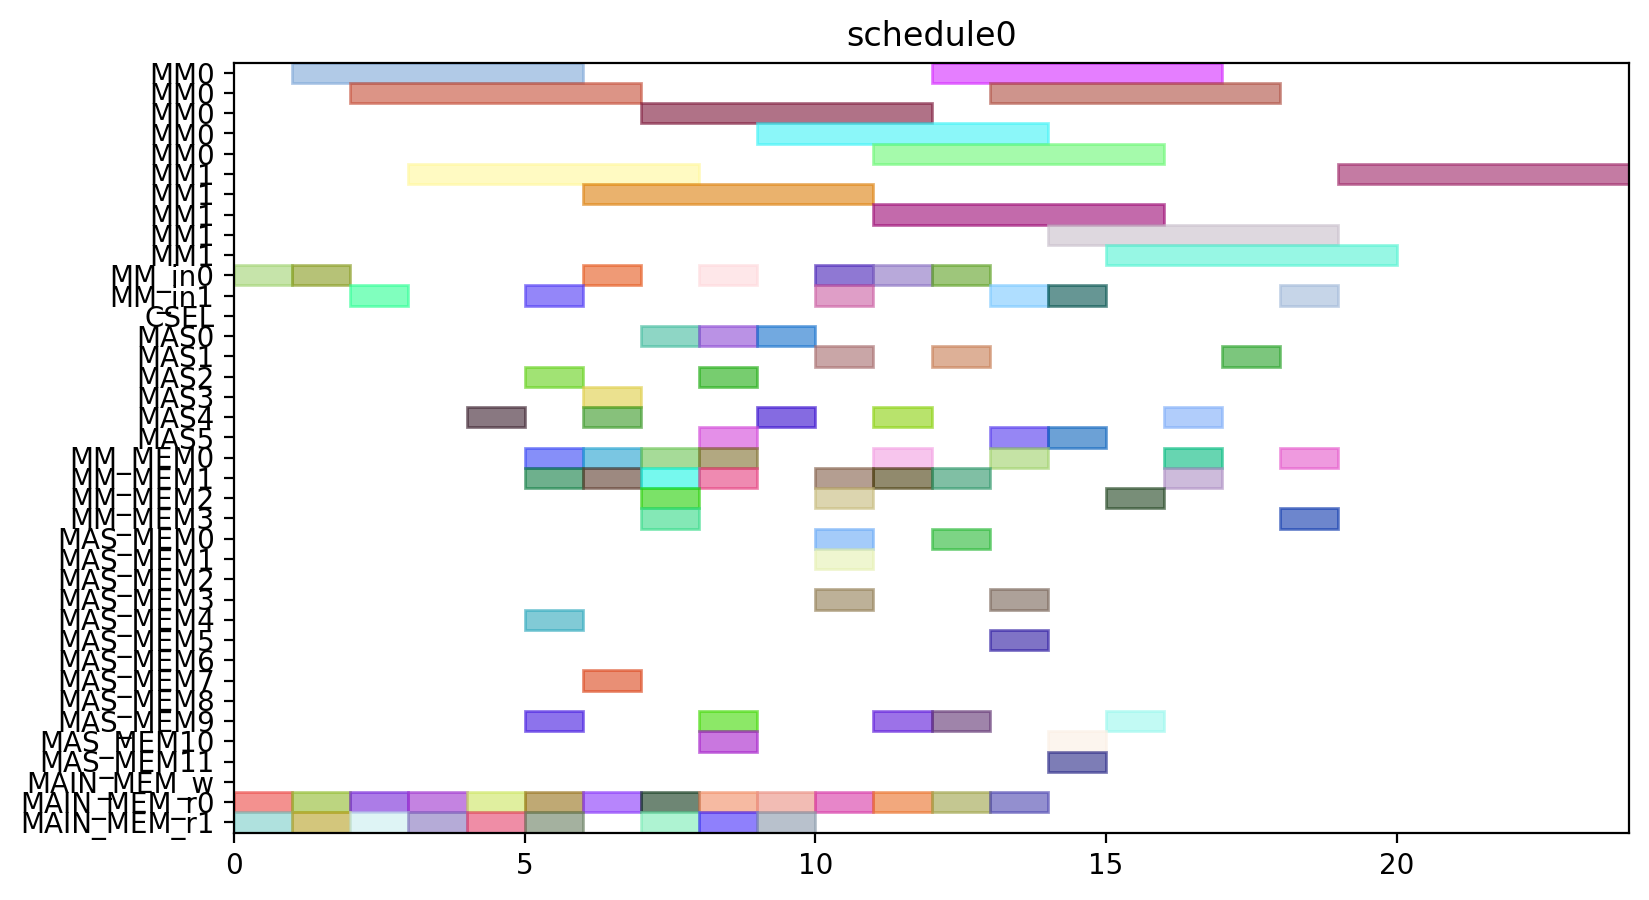

This figure's Python source:
from pyschedule import Scenario, solvers, plotters, alt


def solve():
	horizon = 120
	S = Scenario("schedule0", horizon=horizon)

	# resource
	MM = S.Resources('MM', num=2, size=5)
	MM_in = S.Resources('MM_in', num=2)
	CSEL = S.Resource('CSEL')
	MAS = S.Resources('MAS', num=6, size=1, periods=range(1, horizon))
	MM_MEM = S.Resources('MM_MEM', num=4)
	MAS_MEM = S.Resources('MAS_MEM', num=12)
	MAIN_MEM_w = S.Resource('MAIN_MEM_w', size=1)
	MAIN_MEM_r = S.Resources('MAIN_MEM_r', num=2)

	# result of previous scheduling

	# new tasks
	t0 = S.Task('t0', length=5, delay_cost=1)
	t0 += alt(MM)
	t0_in = S.Task('t0_in', length=1, delay_cost=1)
	t0_in += alt(MM_in)
	S += t0_in*MM_in[0]<=t0*MM[0]
	S += t0_in*MM_in[1]<=t0*MM[1]
	t0_mem0 = S.Task('t0_mem0', length=1, delay_cost=1)
	t0_mem0 += MAIN_MEM_r[0]
	S += t0_mem0 <= t0

	t0_mem1 = S.Task('t0_mem1', length=1, delay_cost=1)
	t0_mem1 += MAIN_MEM_r[1]
	S += t0_mem1 <= t0

	t1 = S.Task('t1', length=5, delay_cost=1)
	t1 += alt(MM)
	t1_in = S.Task('t1_in', length=1, delay_cost=1)
	t1_in += alt(MM_in)
	S += t1_in*MM_in[0]<=t1*MM[0]
	S += t1_in*MM_in[1]<=t1*MM[1]
	t1_mem0 = S.Task('t1_mem0', length=1, delay_cost=1)
	t1_mem0 += MAIN_MEM_r[0]
	S += t1_mem0 <= t1

	t1_mem1 = S.Task('t1_mem1', length=1, delay_cost=1)
	t1_mem1 += MAIN_MEM_r[1]
	S += t1_mem1 <= t1

	t2 = S.Task('t2', length=5, delay_cost=1)
	t2 += alt(MM)
	t2_in = S.Task('t2_in', length=1, delay_cost=1)
	t2_in += alt(MM_in)
	S += t2_in*MM_in[0]<=t2*MM[0]
	S += t2_in*MM_in[1]<=t2*MM[1]
	t2_mem0 = S.Task('t2_mem0', length=1, delay_cost=1)
	t2_mem0 += MAIN_MEM_r[0]
	S += t2_mem0 <= t2

	t2_mem1 = S.Task('t2_mem1', length=1, delay_cost=1)
	t2_mem1 += MAIN_MEM_r[1]
	S += t2_mem1 <= t2

	t3 = S.Task('t3', length=1, delay_cost=1)
	t3 += alt(MAS)
	t3_mem0 = S.Task('t3_mem0', length=1, delay_cost=1)
	t3_mem0 += MAIN_MEM_r[0]
	S += t3_mem0 <= t3

	t3_mem1 = S.Task('t3_mem1', length=1, delay_cost=1)
	t3_mem1 += MAIN_MEM_r[1]
	S += t3_mem1 <= t3

	t4 = S.Task('t4', length=1, delay_cost=1)
	t4 += alt(MAS)
	t4_mem0 = S.Task('t4_mem0', length=1, delay_cost=1)
	t4_mem0 += MAIN_MEM_r[0]
	S += t4_mem0 <= t4

	t4_mem1 = S.Task('t4_mem1', length=1, delay_cost=1)
	t4_mem1 += MAIN_MEM_r[1]
	S += t4_mem1 <= t4

	t8 = S.Task('t8', length=1, delay_cost=1)
	t8 += alt(MAS)
	t8_mem0 = S.Task('t8_mem0', length=1, delay_cost=1)
	t8_mem0 += MAIN_MEM_r[0]
	S += t8_mem0 <= t8

	t8_mem1 = S.Task('t8_mem1', length=1, delay_cost=1)
	t8_mem1 += MAIN_MEM_r[1]
	S += t8_mem1 <= t8

	t9 = S.Task('t9', length=1, delay_cost=1)
	t9 += alt(MAS)
	t9_mem0 = S.Task('t9_mem0', length=1, delay_cost=1)
	t9_mem0 += MAIN_MEM_r[0]
	S += t9_mem0 <= t9

	t9_mem1 = S.Task('t9_mem1', length=1, delay_cost=1)
	t9_mem1 += MAIN_MEM_r[1]
	S += t9_mem1 <= t9

	t13 = S.Task('t13', length=1, delay_cost=1)
	t13 += alt(MAS)
	t13_mem0 = S.Task('t13_mem0', length=1, delay_cost=1)
	t13_mem0 += MAIN_MEM_r[0]
	S += t13_mem0 <= t13

	t13_mem1 = S.Task('t13_mem1', length=1, delay_cost=1)
	t13_mem1 += MAIN_MEM_r[1]
	S += t13_mem1 <= t13

	t14 = S.Task('t14', length=1, delay_cost=1)
	t14 += alt(MAS)
	t14_mem0 = S.Task('t14_mem0', length=1, delay_cost=1)
	t14_mem0 += MAIN_MEM_r[0]
	S += t14_mem0 <= t14

	t14_mem1 = S.Task('t14_mem1', length=1, delay_cost=1)
	t14_mem1 += MAIN_MEM_r[1]
	S += t14_mem1 <= t14

	t5 = S.Task('t5', length=5, delay_cost=1)
	t5 += alt(MM)
	t5_in = S.Task('t5_in', length=1, delay_cost=1)
	t5_in += alt(MM_in)
	S += t5_in*MM_in[0]<=t5*MM[0]
	S += t5_in*MM_in[1]<=t5*MM[1]
	t5_mem0 = S.Task('t5_mem0', length=1, delay_cost=1)
	t5_mem0 += alt(MAS_MEM)
	S += (t3*MAS[0])-1 < t5_mem0*MAS_MEM[0]
	S += (t3*MAS[1])-1 < t5_mem0*MAS_MEM[2]
	S += (t3*MAS[2])-1 < t5_mem0*MAS_MEM[4]
	S += (t3*MAS[3])-1 < t5_mem0*MAS_MEM[6]
	S += (t3*MAS[4])-1 < t5_mem0*MAS_MEM[8]
	S += (t3*MAS[5])-1 < t5_mem0*MAS_MEM[10]
	S += t5_mem0 <= t5

	t5_mem1 = S.Task('t5_mem1', length=1, delay_cost=1)
	t5_mem1 += alt(MAS_MEM)
	S += (t4*MAS[0])-1 < t5_mem1*MAS_MEM[1]
	S += (t4*MAS[1])-1 < t5_mem1*MAS_MEM[3]
	S += (t4*MAS[2])-1 < t5_mem1*MAS_MEM[5]
	S += (t4*MAS[3])-1 < t5_mem1*MAS_MEM[7]
	S += (t4*MAS[4])-1 < t5_mem1*MAS_MEM[9]
	S += (t4*MAS[5])-1 < t5_mem1*MAS_MEM[11]
	S += t5_mem1 <= t5

	t6 = S.Task('t6', length=1, delay_cost=1)
	t6 += alt(MAS)
	t6_mem0 = S.Task('t6_mem0', length=1, delay_cost=1)
	t6_mem0 += alt(MM_MEM)
	S += (t0*MM[0])-1 < t6_mem0*MM_MEM[0]
	S += (t0*MM[1])-1 < t6_mem0*MM_MEM[2]
	S += t6_mem0 <= t6

	t6_mem1 = S.Task('t6_mem1', length=1, delay_cost=1)
	t6_mem1 += alt(MM_MEM)
	S += (t1*MM[0])-1 < t6_mem1*MM_MEM[1]
	S += (t1*MM[1])-1 < t6_mem1*MM_MEM[3]
	S += t6_mem1 <= t6

	t10 = S.Task('t10', length=5, delay_cost=1)
	t10 += alt(MM)
	t10_in = S.Task('t10_in', length=1, delay_cost=1)
	t10_in += alt(MM_in)
	S += t10_in*MM_in[0]<=t10*MM[0]
	S += t10_in*MM_in[1]<=t10*MM[1]
	t10_mem0 = S.Task('t10_mem0', length=1, delay_cost=1)
	t10_mem0 += alt(MAS_MEM)
	S += (t8*MAS[0])-1 < t10_mem0*MAS_MEM[0]
	S += (t8*MAS[1])-1 < t10_mem0*MAS_MEM[2]
	S += (t8*MAS[2])-1 < t10_mem0*MAS_MEM[4]
	S += (t8*MAS[3])-1 < t10_mem0*MAS_MEM[6]
	S += (t8*MAS[4])-1 < t10_mem0*MAS_MEM[8]
	S += (t8*MAS[5])-1 < t10_mem0*MAS_MEM[10]
	S += t10_mem0 <= t10

	t10_mem1 = S.Task('t10_mem1', length=1, delay_cost=1)
	t10_mem1 += alt(MAS_MEM)
	S += (t9*MAS[0])-1 < t10_mem1*MAS_MEM[1]
	S += (t9*MAS[1])-1 < t10_mem1*MAS_MEM[3]
	S += (t9*MAS[2])-1 < t10_mem1*MAS_MEM[5]
	S += (t9*MAS[3])-1 < t10_mem1*MAS_MEM[7]
	S += (t9*MAS[4])-1 < t10_mem1*MAS_MEM[9]
	S += (t9*MAS[5])-1 < t10_mem1*MAS_MEM[11]
	S += t10_mem1 <= t10

	t11 = S.Task('t11', length=1, delay_cost=1)
	t11 += alt(MAS)
	t11_mem0 = S.Task('t11_mem0', length=1, delay_cost=1)
	t11_mem0 += alt(MM_MEM)
	S += (t1*MM[0])-1 < t11_mem0*MM_MEM[0]
	S += (t1*MM[1])-1 < t11_mem0*MM_MEM[2]
	S += t11_mem0 <= t11

	t11_mem1 = S.Task('t11_mem1', length=1, delay_cost=1)
	t11_mem1 += alt(MM_MEM)
	S += (t2*MM[0])-1 < t11_mem1*MM_MEM[1]
	S += (t2*MM[1])-1 < t11_mem1*MM_MEM[3]
	S += t11_mem1 <= t11

	t15 = S.Task('t15', length=5, delay_cost=1)
	t15 += alt(MM)
	t15_in = S.Task('t15_in', length=1, delay_cost=1)
	t15_in += alt(MM_in)
	S += t15_in*MM_in[0]<=t15*MM[0]
	S += t15_in*MM_in[1]<=t15*MM[1]
	t15_mem0 = S.Task('t15_mem0', length=1, delay_cost=1)
	t15_mem0 += alt(MAS_MEM)
	S += (t13*MAS[0])-1 < t15_mem0*MAS_MEM[0]
	S += (t13*MAS[1])-1 < t15_mem0*MAS_MEM[2]
	S += (t13*MAS[2])-1 < t15_mem0*MAS_MEM[4]
	S += (t13*MAS[3])-1 < t15_mem0*MAS_MEM[6]
	S += (t13*MAS[4])-1 < t15_mem0*MAS_MEM[8]
	S += (t13*MAS[5])-1 < t15_mem0*MAS_MEM[10]
	S += t15_mem0 <= t15

	t15_mem1 = S.Task('t15_mem1', length=1, delay_cost=1)
	t15_mem1 += alt(MAS_MEM)
	S += (t14*MAS[0])-1 < t15_mem1*MAS_MEM[1]
	S += (t14*MAS[1])-1 < t15_mem1*MAS_MEM[3]
	S += (t14*MAS[2])-1 < t15_mem1*MAS_MEM[5]
	S += (t14*MAS[3])-1 < t15_mem1*MAS_MEM[7]
	S += (t14*MAS[4])-1 < t15_mem1*MAS_MEM[9]
	S += (t14*MAS[5])-1 < t15_mem1*MAS_MEM[11]
	S += t15_mem1 <= t15

	t16 = S.Task('t16', length=1, delay_cost=1)
	t16 += alt(MAS)
	t16_mem0 = S.Task('t16_mem0', length=1, delay_cost=1)
	t16_mem0 += alt(MM_MEM)
	S += (t0*MM[0])-1 < t16_mem0*MM_MEM[0]
	S += (t0*MM[1])-1 < t16_mem0*MM_MEM[2]
	S += t16_mem0 <= t16

	t16_mem1 = S.Task('t16_mem1', length=1, delay_cost=1)
	t16_mem1 += alt(MM_MEM)
	S += (t2*MM[0])-1 < t16_mem1*MM_MEM[1]
	S += (t2*MM[1])-1 < t16_mem1*MM_MEM[3]
	S += t16_mem1 <= t16

	t19 = S.Task('t19', length=5, delay_cost=1)
	t19 += alt(MM)
	t19_in = S.Task('t19_in', length=1, delay_cost=1)
	t19_in += alt(MM_in)
	S += t19_in*MM_in[0]<=t19*MM[0]
	S += t19_in*MM_in[1]<=t19*MM[1]
	t19_mem0 = S.Task('t19_mem0', length=1, delay_cost=1)
	t19_mem0 += MAIN_MEM_r[0]
	S += t19_mem0 <= t19

	t19_mem1 = S.Task('t19_mem1', length=1, delay_cost=1)
	t19_mem1 += alt(MM_MEM)
	S += (t2*MM[0])-1 < t19_mem1*MM_MEM[1]
	S += (t2*MM[1])-1 < t19_mem1*MM_MEM[3]
	S += t19_mem1 <= t19

	t24 = S.Task('t24', length=1, delay_cost=1)
	t24 += alt(MAS)
	t24_mem0 = S.Task('t24_mem0', length=1, delay_cost=1)
	t24_mem0 += alt(MM_MEM)
	S += (t0*MM[0])-1 < t24_mem0*MM_MEM[0]
	S += (t0*MM[1])-1 < t24_mem0*MM_MEM[2]
	S += t24_mem0 <= t24

	t24_mem1 = S.Task('t24_mem1', length=1, delay_cost=1)
	t24_mem1 += alt(MM_MEM)
	S += (t0*MM[0])-1 < t24_mem1*MM_MEM[1]
	S += (t0*MM[1])-1 < t24_mem1*MM_MEM[3]
	S += t24_mem1 <= t24

	t26 = S.Task('t26', length=5, delay_cost=1)
	t26 += alt(MM)
	t26_in = S.Task('t26_in', length=1, delay_cost=1)
	t26_in += alt(MM_in)
	S += t26_in*MM_in[0]<=t26*MM[0]
	S += t26_in*MM_in[1]<=t26*MM[1]
	t26_mem0 = S.Task('t26_mem0', length=1, delay_cost=1)
	t26_mem0 += MAIN_MEM_r[0]
	S += t26_mem0 <= t26

	t26_mem1 = S.Task('t26_mem1', length=1, delay_cost=1)
	t26_mem1 += alt(MM_MEM)
	S += (t2*MM[0])-1 < t26_mem1*MM_MEM[1]
	S += (t2*MM[1])-1 < t26_mem1*MM_MEM[3]
	S += t26_mem1 <= t26

	t7 = S.Task('t7', length=1, delay_cost=1)
	t7 += alt(MAS)
	t7_mem0 = S.Task('t7_mem0', length=1, delay_cost=1)
	t7_mem0 += alt(MM_MEM)
	S += (t5*MM[0])-1 < t7_mem0*MM_MEM[0]
	S += (t5*MM[1])-1 < t7_mem0*MM_MEM[2]
	S += t7_mem0 <= t7

	t7_mem1 = S.Task('t7_mem1', length=1, delay_cost=1)
	t7_mem1 += alt(MAS_MEM)
	S += (t6*MAS[0])-1 < t7_mem1*MAS_MEM[1]
	S += (t6*MAS[1])-1 < t7_mem1*MAS_MEM[3]
	S += (t6*MAS[2])-1 < t7_mem1*MAS_MEM[5]
	S += (t6*MAS[3])-1 < t7_mem1*MAS_MEM[7]
	S += (t6*MAS[4])-1 < t7_mem1*MAS_MEM[9]
	S += (t6*MAS[5])-1 < t7_mem1*MAS_MEM[11]
	S += t7_mem1 <= t7

	t12 = S.Task('t12', length=1, delay_cost=1)
	t12 += alt(MAS)
	t12_mem0 = S.Task('t12_mem0', length=1, delay_cost=1)
	t12_mem0 += alt(MM_MEM)
	S += (t10*MM[0])-1 < t12_mem0*MM_MEM[0]
	S += (t10*MM[1])-1 < t12_mem0*MM_MEM[2]
	S += t12_mem0 <= t12

	t12_mem1 = S.Task('t12_mem1', length=1, delay_cost=1)
	t12_mem1 += alt(MAS_MEM)
	S += (t11*MAS[0])-1 < t12_mem1*MAS_MEM[1]
	S += (t11*MAS[1])-1 < t12_mem1*MAS_MEM[3]
	S += (t11*MAS[2])-1 < t12_mem1*MAS_MEM[5]
	S += (t11*MAS[3])-1 < t12_mem1*MAS_MEM[7]
	S += (t11*MAS[4])-1 < t12_mem1*MAS_MEM[9]
	S += (t11*MAS[5])-1 < t12_mem1*MAS_MEM[11]
	S += t12_mem1 <= t12

	t17 = S.Task('t17', length=1, delay_cost=1)
	t17 += alt(MAS)
	t17_mem0 = S.Task('t17_mem0', length=1, delay_cost=1)
	t17_mem0 += alt(MM_MEM)
	S += (t15*MM[0])-1 < t17_mem0*MM_MEM[0]
	S += (t15*MM[1])-1 < t17_mem0*MM_MEM[2]
	S += t17_mem0 <= t17

	t17_mem1 = S.Task('t17_mem1', length=1, delay_cost=1)
	t17_mem1 += alt(MAS_MEM)
	S += (t16*MAS[0])-1 < t17_mem1*MAS_MEM[1]
	S += (t16*MAS[1])-1 < t17_mem1*MAS_MEM[3]
	S += (t16*MAS[2])-1 < t17_mem1*MAS_MEM[5]
	S += (t16*MAS[3])-1 < t17_mem1*MAS_MEM[7]
	S += (t16*MAS[4])-1 < t17_mem1*MAS_MEM[9]
	S += (t16*MAS[5])-1 < t17_mem1*MAS_MEM[11]
	S += t17_mem1 <= t17

	t25 = S.Task('t25', length=1, delay_cost=1)
	t25 += alt(MAS)
	t25_mem0 = S.Task('t25_mem0', length=1, delay_cost=1)
	t25_mem0 += alt(MM_MEM)
	S += (t0*MM[0])-1 < t25_mem0*MM_MEM[0]
	S += (t0*MM[1])-1 < t25_mem0*MM_MEM[2]
	S += t25_mem0 <= t25

	t25_mem1 = S.Task('t25_mem1', length=1, delay_cost=1)
	t25_mem1 += alt(MAS_MEM)
	S += (t24*MAS[0])-1 < t25_mem1*MAS_MEM[1]
	S += (t24*MAS[1])-1 < t25_mem1*MAS_MEM[3]
	S += (t24*MAS[2])-1 < t25_mem1*MAS_MEM[5]
	S += (t24*MAS[3])-1 < t25_mem1*MAS_MEM[7]
	S += (t24*MAS[4])-1 < t25_mem1*MAS_MEM[9]
	S += (t24*MAS[5])-1 < t25_mem1*MAS_MEM[11]
	S += t25_mem1 <= t25

	t29 = S.Task('t29', length=1, delay_cost=1)
	t29 += alt(MAS)
	t29_mem0 = S.Task('t29_mem0', length=1, delay_cost=1)
	t29_mem0 += alt(MM_MEM)
	S += (t0*MM[0])-1 < t29_mem0*MM_MEM[0]
	S += (t0*MM[1])-1 < t29_mem0*MM_MEM[2]
	S += t29_mem0 <= t29

	t29_mem1 = S.Task('t29_mem1', length=1, delay_cost=1)
	t29_mem1 += alt(MM_MEM)
	S += (t26*MM[0])-1 < t29_mem1*MM_MEM[1]
	S += (t26*MM[1])-1 < t29_mem1*MM_MEM[3]
	S += t29_mem1 <= t29

	t18 = S.Task('t18', length=5, delay_cost=1)
	t18 += alt(MM)
	t18_in = S.Task('t18_in', length=1, delay_cost=1)
	t18_in += alt(MM_in)
	S += t18_in*MM_in[0]<=t18*MM[0]
	S += t18_in*MM_in[1]<=t18*MM[1]
	t18_mem0 = S.Task('t18_mem0', length=1, delay_cost=1)
	t18_mem0 += MAIN_MEM_r[0]
	S += t18_mem0 <= t18

	t18_mem1 = S.Task('t18_mem1', length=1, delay_cost=1)
	t18_mem1 += alt(MAS_MEM)
	S += (t12*MAS[0])-1 < t18_mem1*MAS_MEM[1]
	S += (t12*MAS[1])-1 < t18_mem1*MAS_MEM[3]
	S += (t12*MAS[2])-1 < t18_mem1*MAS_MEM[5]
	S += (t12*MAS[3])-1 < t18_mem1*MAS_MEM[7]
	S += (t12*MAS[4])-1 < t18_mem1*MAS_MEM[9]
	S += (t12*MAS[5])-1 < t18_mem1*MAS_MEM[11]
	S += t18_mem1 <= t18

	t27 = S.Task('t27', length=5, delay_cost=1)
	t27 += alt(MM)
	t27_in = S.Task('t27_in', length=1, delay_cost=1)
	t27_in += alt(MM_in)
	S += t27_in*MM_in[0]<=t27*MM[0]
	S += t27_in*MM_in[1]<=t27*MM[1]
	t27_mem0 = S.Task('t27_mem0', length=1, delay_cost=1)
	t27_mem0 += MAIN_MEM_r[0]
	S += t27_mem0 <= t27

	t27_mem1 = S.Task('t27_mem1', length=1, delay_cost=1)
	t27_mem1 += alt(MAS_MEM)
	S += (t12*MAS[0])-1 < t27_mem1*MAS_MEM[1]
	S += (t12*MAS[1])-1 < t27_mem1*MAS_MEM[3]
	S += (t12*MAS[2])-1 < t27_mem1*MAS_MEM[5]
	S += (t12*MAS[3])-1 < t27_mem1*MAS_MEM[7]
	S += (t12*MAS[4])-1 < t27_mem1*MAS_MEM[9]
	S += (t12*MAS[5])-1 < t27_mem1*MAS_MEM[11]
	S += t27_mem1 <= t27

	t28 = S.Task('t28', length=1, delay_cost=1)
	t28 += alt(MAS)
	t28_mem0 = S.Task('t28_mem0', length=1, delay_cost=1)
	t28_mem0 += alt(MAS_MEM)
	S += (t25*MAS[0])-1 < t28_mem0*MAS_MEM[0]
	S += (t25*MAS[1])-1 < t28_mem0*MAS_MEM[2]
	S += (t25*MAS[2])-1 < t28_mem0*MAS_MEM[4]
	S += (t25*MAS[3])-1 < t28_mem0*MAS_MEM[6]
	S += (t25*MAS[4])-1 < t28_mem0*MAS_MEM[8]
	S += (t25*MAS[5])-1 < t28_mem0*MAS_MEM[10]
	S += t28_mem0 <= t28

	t28_mem1 = S.Task('t28_mem1', length=1, delay_cost=1)
	t28_mem1 += alt(MM_MEM)
	S += (t26*MM[0])-1 < t28_mem1*MM_MEM[1]
	S += (t26*MM[1])-1 < t28_mem1*MM_MEM[3]
	S += t28_mem1 <= t28

	t30 = S.Task('t30', length=5, delay_cost=1)
	t30 += alt(MM)
	t30_in = S.Task('t30_in', length=1, delay_cost=1)
	t30_in += alt(MM_in)
	S += t30_in*MM_in[0]<=t30*MM[0]
	S += t30_in*MM_in[1]<=t30*MM[1]
	t30_mem0 = S.Task('t30_mem0', length=1, delay_cost=1)
	t30_mem0 += MAIN_MEM_r[0]
	S += t30_mem0 <= t30

	t30_mem1 = S.Task('t30_mem1', length=1, delay_cost=1)
	t30_mem1 += alt(MAS_MEM)
	S += (t29*MAS[0])-1 < t30_mem1*MAS_MEM[1]
	S += (t29*MAS[1])-1 < t30_mem1*MAS_MEM[3]
	S += (t29*MAS[2])-1 < t30_mem1*MAS_MEM[5]
	S += (t29*MAS[3])-1 < t30_mem1*MAS_MEM[7]
	S += (t29*MAS[4])-1 < t30_mem1*MAS_MEM[9]
	S += (t29*MAS[5])-1 < t30_mem1*MAS_MEM[11]
	S += t30_mem1 <= t30

	t20 = S.Task('t20', length=1, delay_cost=1)
	t20 += alt(MAS)
	t20_mem0 = S.Task('t20_mem0', length=1, delay_cost=1)
	t20_mem0 += alt(MM_MEM)
	S += (t19*MM[0])-1 < t20_mem0*MM_MEM[0]
	S += (t19*MM[1])-1 < t20_mem0*MM_MEM[2]
	S += t20_mem0 <= t20

	t20_mem1 = S.Task('t20_mem1', length=1, delay_cost=1)
	t20_mem1 += alt(MM_MEM)
	S += (t18*MM[0])-1 < t20_mem1*MM_MEM[1]
	S += (t18*MM[1])-1 < t20_mem1*MM_MEM[3]
	S += t20_mem1 <= t20

	t31 = S.Task('t31', length=5, delay_cost=1)
	t31 += alt(MM)
	t31_in = S.Task('t31_in', length=1, delay_cost=1)
	t31_in += alt(MM_in)
	S += t31_in*MM_in[0]<=t31*MM[0]
	S += t31_in*MM_in[1]<=t31*MM[1]
	t31_mem0 = S.Task('t31_mem0', length=1, delay_cost=1)
	t31_mem0 += alt(MM_MEM)
	S += (t27*MM[0])-1 < t31_mem0*MM_MEM[0]
	S += (t27*MM[1])-1 < t31_mem0*MM_MEM[2]
	S += t31_mem0 <= t31

	t31_mem1 = S.Task('t31_mem1', length=1, delay_cost=1)
	t31_mem1 += alt(MM_MEM)
	S += (t30*MM[0])-1 < t31_mem1*MM_MEM[1]
	S += (t30*MM[1])-1 < t31_mem1*MM_MEM[3]
	S += t31_mem1 <= t31

	t35 = S.Task('t35', length=5, delay_cost=1)
	t35 += alt(MM)
	t35_in = S.Task('t35_in', length=1, delay_cost=1)
	t35_in += alt(MM_in)
	S += t35_in*MM_in[0]<=t35*MM[0]
	S += t35_in*MM_in[1]<=t35*MM[1]
	t35_mem0 = S.Task('t35_mem0', length=1, delay_cost=1)
	t35_mem0 += alt(MAS_MEM)
	S += (t7*MAS[0])-1 < t35_mem0*MAS_MEM[0]
	S += (t7*MAS[1])-1 < t35_mem0*MAS_MEM[2]
	S += (t7*MAS[2])-1 < t35_mem0*MAS_MEM[4]
	S += (t7*MAS[3])-1 < t35_mem0*MAS_MEM[6]
	S += (t7*MAS[4])-1 < t35_mem0*MAS_MEM[8]
	S += (t7*MAS[5])-1 < t35_mem0*MAS_MEM[10]
	S += t35_mem0 <= t35

	t35_mem1 = S.Task('t35_mem1', length=1, delay_cost=1)
	t35_mem1 += alt(MAS_MEM)
	S += (t28*MAS[0])-1 < t35_mem1*MAS_MEM[1]
	S += (t28*MAS[1])-1 < t35_mem1*MAS_MEM[3]
	S += (t28*MAS[2])-1 < t35_mem1*MAS_MEM[5]
	S += (t28*MAS[3])-1 < t35_mem1*MAS_MEM[7]
	S += (t28*MAS[4])-1 < t35_mem1*MAS_MEM[9]
	S += (t28*MAS[5])-1 < t35_mem1*MAS_MEM[11]
	S += t35_mem1 <= t35

	solvers.mip.solve(S,msg=1,kind='CPLEX',ratio_gap=1.01)

	solution = [['hoge']*len(S.solution()[1]) for i in range(len(S.solution()))]
	for i in range(len(S.solution())):
		for j in range(len(S.solution()[i])):
			solution[i][j]=str(S.solution()[i][j])
	print(solution)

	cycles = int(solution[-1][3])

	pic_file_name = "/home/mfukuda/ABE/multiRAM_multiMAS_16mux/scheduling_result/stage5MM2_stage1MAS6/EP_ADD_A_ANY/schedule0.png"
	if(S.solution() != []):
		plotters.matplotlib.plot(S,img_filename=pic_file_name, show_task_labels=False, fig_size=(cycles*0.25+3, 5))

	return solution
